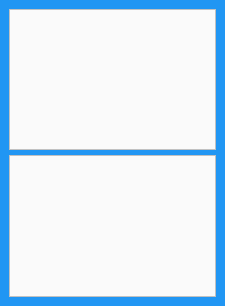
<?xml version="1.0" encoding="UTF-8"?>
<ui version="4.0">
 <class>MainWindow</class>
 <widget class="QMainWindow" name="MainWindow">
  <property name="geometry">
   <rect>
    <x>0</x>
    <y>0</y>
    <width>225</width>
    <height>306</height>
   </rect>
  </property>
  <property name="windowTitle">
   <string>MainWindow</string>
  </property>
  <property name="styleSheet">
   <string notr="true">background-color: #2196f3;</string>
  </property>
  <widget class="QWidget" name="centralwidget">
   <property name="autoFillBackground">
    <bool>false</bool>
   </property>
   <layout class="QGridLayout" name="gridLayout">
    <item row="0" column="0">
     <layout class="QVBoxLayout" name="verticalLayout" stretch="0,0">
      <property name="spacing">
       <number>5</number>
      </property>
      <property name="rightMargin">
       <number>0</number>
      </property>
      <item>
       <widget class="QPlainTextEdit" name="originalTextField">
        <property name="enabled">
         <bool>true</bool>
        </property>
        <property name="cursor" stdset="0">
         <cursorShape>ArrowCursor</cursorShape>
        </property>
        <property name="styleSheet">
         <string notr="true">background-color: #fafafa;
font-size: 20px;</string>
        </property>
        <property name="readOnly">
         <bool>true</bool>
        </property>
        <property name="plainText">
         <string/>
        </property>
       </widget>
      </item>
      <item>
       <widget class="QPlainTextEdit" name="translatedTextField">
        <property name="enabled">
         <bool>true</bool>
        </property>
        <property name="styleSheet">
         <string notr="true">background-color: #fafafa;
font-size: 20px;</string>
        </property>
        <property name="readOnly">
         <bool>true</bool>
        </property>
       </widget>
      </item>
     </layout>
    </item>
   </layout>
  </widget>
 </widget>
 <resources/>
 <connections/>
</ui>
